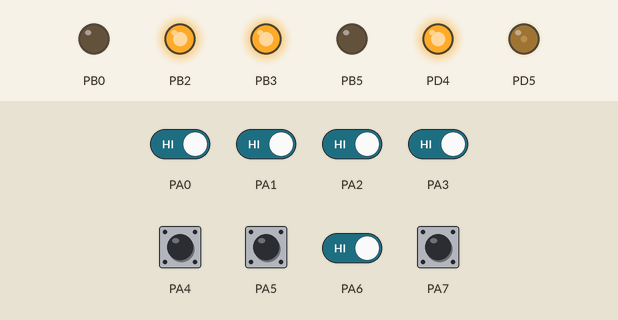
A program run on a simulated ATmega32, built with avr-gcc and emulated at 8 MHz. Parts: output pins drawn as LEDs (lit = HIGH). Dashed ring = blinking. The test bench sets the inputs (shaded band); at power-on: PA0–7 HIGH.

Above: at 1.2 s.
1.3 s: PA0 driven LOW
At 2.0 s:
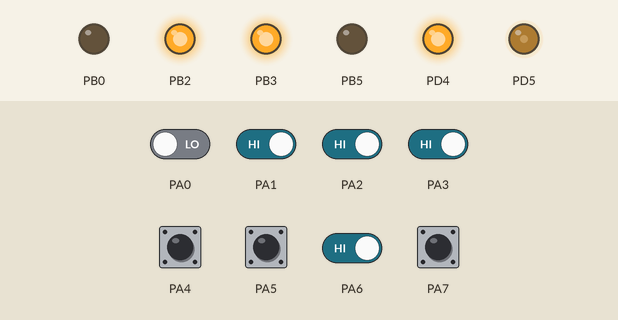
2.8 s: PA3 driven LOW
At 3.2 s:
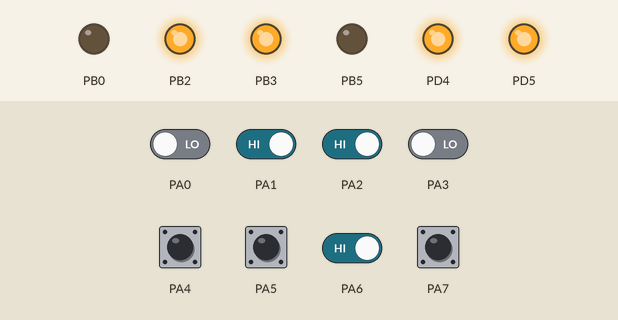
4.3 s: PA6 driven LOW
At 5.5 s:
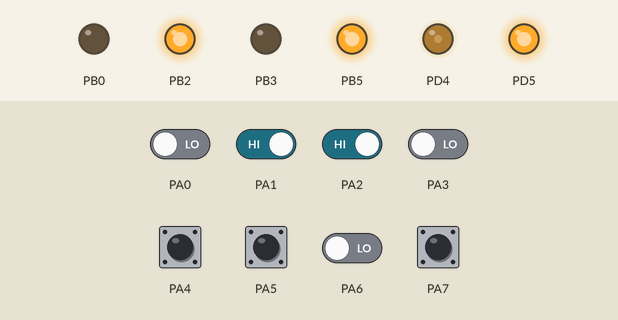
5.8 s: PA1 driven LOW
At 6.6 s:
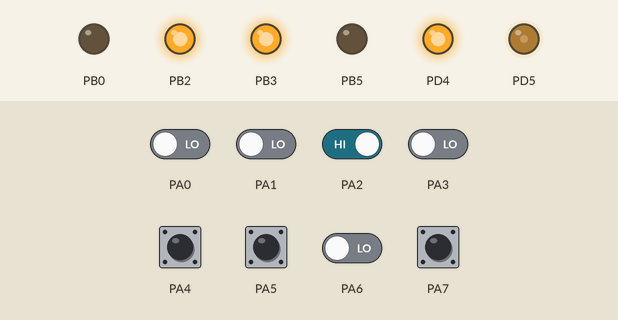
7.3 s: PA2 driven LOW
At 7.55 s:
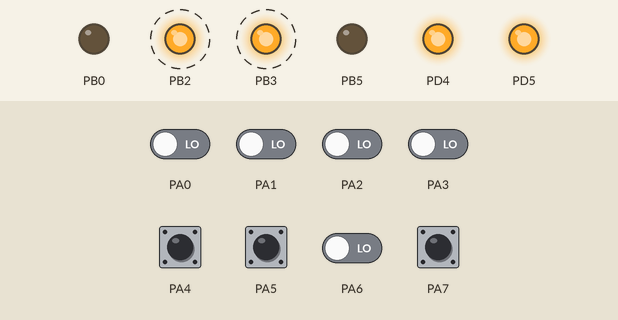
10.3 s: PA0 driven HIGH
At 11.3 s:
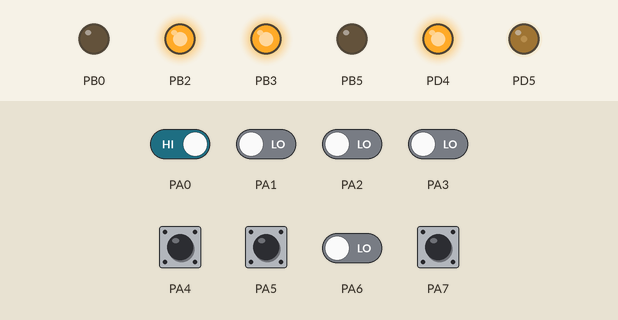
Timing chart, 0 to 12.8 s (numbered marks = the images above; inputs shaded):
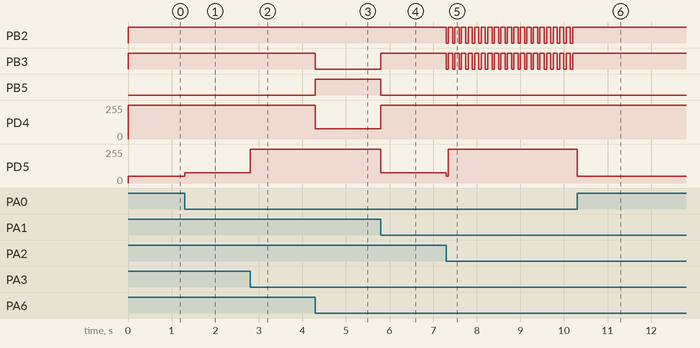

Measured:
- after the input at 1.3 s, PD5: 51/255 → 77/255 at once
- after the input at 2.8 s, PD5: 77/255 → 255/255 at once
- after the input at 4.3 s, PB3: HIGH → LOW at once; PB5: LOW → HIGH at once; PD4: 255/255 → 77/255 at once
- after the input at 5.8 s, PB3: LOW → HIGH at once; PB5: HIGH → LOW at once; PD4: 77/255 → 255/255 at once; PD5: 255/255 → 77/255 at once
- after the input at 7.3 s, PB2, PB3: alternates HIGH for 0.10 s and LOW for 0.05 s, starting at once; PD5: 77/255 → 255/255 at once
- after the input at 10.3 s, PB2, PB3: stops changing and stays HIGH; PD5: 255/255 → 51/255 at once

The program:

main.c
```c
/*
 * round 1 PWM code.c
 *
 * Created: 2/18/2018 11:37:22 PM
 * Author : hp
 */
#define F_CPU 8000000UL
#include <avr/io.h>
#include <avr/sfr_defs.h>
#include <util/delay.h>
int a=0;

void pwm_init()
{
	TCCR1A |= (1<<COM1A1) | (1<<COM1B1) | (1<<WGM11);
	TCCR1B |= (1<<WGM12) | (1<<WGM13) | (1<<CS11); // prescaling of 8
	ICR1 = 1000;         //top value for maximum output
}

void inch(void)
{
	forward();
	_delay_ms(100);
	stop();
}

void forward(void)
{
	OCR1A=1000;
	OCR1B=1000;
	PORTB=PORTB|(1<<PINB2);//m1 + m1 forward
	PORTB=PORTB&(~(1<<PINB0));//m1 -
	PORTB=PORTB|(1<<PINB3);//m2 + m2 forward
	PORTB=PORTB&(~(1<<PINB5));//m2 -
}
void backward(void)
{
	OCR1A=1000;
	OCR1B=1000;
	PORTB=PORTB&(~(1<<PINB2));//m1 - m1 backward
	PORTB=PORTB|(1<<PINB0);//m1 +
	PORTB=PORTB&(~(1<<PINB3));//m2 - m2 backward
	PORTB=PORTB|(1<<PINB5);//m2 +
}
void stop(void)
{
	PORTB=PORTB&(~(1<<PINB2));//m1 - m1 stop
	PORTB=PORTB&(~(1<<PINB0));//m1 -
	PORTB=PORTB&(~(1<<PINB3));//m2 - m2 stop
	PORTB=PORTB&(~(1<<PINB5));//m2 _
}
void hard_right(void)
{
	OCR1A=1000;
	OCR1B=300;
	PORTB=PORTB|(1<<PINB2);//m1 + m1 forward
	PORTB=PORTB&(~(1<<PINB0));//m1 -
	PORTB=PORTB&(~(1<<PINB3));//m2 - m2 backward
	PORTB=PORTB|(1<<PINB5);//m2 +

}
void hard_left(void)
{
	OCR1A=300;
	OCR1B=1000;
	PORTB=PORTB|(1<<PINB2);//m1 + m1 forward
	PORTB=PORTB&(~(1<<PINB0));//m1 -
	PORTB=PORTB|(1<<PINB3);//m2 + m2 forward
	PORTB=PORTB&(~(1<<PINB5));//m2 -
}
void right(void)
{
	OCR1A=1000;
	OCR1B=200;
	PORTB=PORTB|(1<<PINB2);//m1 + m1 forward
	PORTB=PORTB&(~(1<<PINB0));//m1 -
	PORTB=PORTB|(1<<PINB3);//m2 + m2 forward
	PORTB=PORTB&(~(1<<PINB5));//m2 -
}
void left(void)
{
	OCR1A=200;
	OCR1B=1000;
	PORTB=PORTB|(1<<PINB2);//m1 + m1 forward
	PORTB=PORTB&(~(1<<PINB0));//m1 -
	PORTB=PORTB|(1<<PINB3);//m2 + m2 forward
	PORTB=PORTB&(~(1<<PINB5));//m2 -
}
void u_turn(void)
{
	OCR1A=1000;
	OCR1B=1000;
	PORTB=PORTB|(1<<PINB2);//m1 + m1 forward
	PORTB=PORTB&(~(1<<PINB0));//m1 -
	PORTB=PORTB&(~(1<<PINB3));//m2 - m2 backward
	PORTB=PORTB|(1<<PINB5);//m2 +
	_delay_ms(50);
}
int main(void)
{
    /* Replace with your application code */
	pwm_init();
	DDRD = 0b00110000;
	DDRA=0b00000000;
	PORTA=0;
	DDRB=0b00101101;
	PORTB=0;
    while (1)
    {
		//sab band tb forward
		if(bit_is_clear(PINA,0)&&bit_is_clear(PINA,1)&&bit_is_clear(PINA,2)&&bit_is_clear(PINA,3)&&bit_is_clear(PINA,4)&&bit_is_clear(PINA,5)&&bit_is_clear(PINA,6)&&bit_is_clear(PINA,7))
		{
			forward();
		}


		//code 4
		else if(bit_is_clear(PINA,4)&&bit_is_clear(PINA,5)&&bit_is_clear(PINA,6)&&bit_is_clear(PINA,7))
		{
			stop();
			_delay_ms(50);
			inch();
			if(bit_is_set(PINA,0)&&bit_is_set(PINA,1)&&bit_is_set(PINA,2)&&bit_is_set(PINA,3)&&bit_is_set(PINA,4)&&bit_is_set(PINA,5)&&bit_is_set(PINA,6)&&bit_is_set(PINA,7))
			{
				hard_right();
			}
			else if(bit_is_clear(PINA,1)|bit_is_clear(PINA,2)|bit_is_clear(PINA,3)|bit_is_clear(PINA,4)|bit_is_clear(PINA,5)|bit_is_clear(PINA,6))
			{
				forward();
			}
			else
			{
				left();
			}
		}
		else if(bit_is_clear(PINA,3)&&bit_is_clear(PINA,4)&&bit_is_clear(PINA,5)&&bit_is_clear(PINA,6))
		{
			stop();
			_delay_ms(50);
			inch();
			if(bit_is_set(PINA,0)&&bit_is_set(PINA,1)&&bit_is_set(PINA,2)&&bit_is_set(PINA,3)&&bit_is_set(PINA,4)&&bit_is_set(PINA,5)&&bit_is_set(PINA,6)&&bit_is_set(PINA,7))
			{
				hard_right();
			}
			else if(bit_is_clear(PINA,1)|bit_is_clear(PINA,2)|bit_is_clear(PINA,3)|bit_is_clear(PINA,4)|bit_is_clear(PINA,5)|bit_is_clear(PINA,6))
			{
				forward();
			}
			else
			{
				left();
			}
		}

		else if(bit_is_clear(PINA,2)&&bit_is_clear(PINA,3)&&bit_is_clear(PINA,4)&&bit_is_clear(PINA,5))
		{
			forward();
			a=1;
		}

		else if(bit_is_clear(PINA,0)&&bit_is_clear(PINA,1)&&bit_is_clear(PINA,2)&&bit_is_clear(PINA,3))
		{
			stop();
			_delay_ms(50);
			inch();
			if(bit_is_set(PINA,0)&&bit_is_set(PINA,1)&&bit_is_set(PINA,2)&&bit_is_set(PINA,3)&&bit_is_set(PINA,4)&&bit_is_set(PINA,5)&&bit_is_set(PINA,6)&&bit_is_set(PINA,7))
			{
				hard_left();
			}
			else if(bit_is_clear(PINA,1)|bit_is_clear(PINA,2)|bit_is_clear(PINA,3)|bit_is_clear(PINA,4)|bit_is_clear(PINA,5)|bit_is_clear(PINA,6))
			{
				forward();
			}
			else
			{
				hard_right();
			}
		}
		else if(bit_is_clear(PINA,1)&&bit_is_clear(PINA,2)&&bit_is_clear(PINA,3)&&bit_is_clear(PINA,4))
		{
			stop();
			_delay_ms(50);
			inch();
			if(bit_is_set(PINA,0)&&bit_is_set(PINA,1)&&bit_is_set(PINA,2)&&bit_is_set(PINA,3)&&bit_is_set(PINA,4)&&bit_is_set(PINA,5)&&bit_is_set(PINA,6)&&bit_is_set(PINA,7))
			{
				hard_left();
			}
			else if(bit_is_clear(PINA,1)|bit_is_clear(PINA,2)|bit_is_clear(PINA,3)|bit_is_clear(PINA,4)|bit_is_clear(PINA,5)|bit_is_clear(PINA,6))
			{
				forward();
			}
			else
			{
				hard_right();
			}
		}


		//code for 3

		else if(bit_is_clear(PINA,5)&&bit_is_clear(PINA,6)&&bit_is_clear(PINA,7))
		{
			hard_right();
			a=5;
		}

		else if(bit_is_clear(PINA,4)&&bit_is_clear(PINA,5)&&bit_is_clear(PINA,6))
		{
			right();
			a=3;
		}

		else if(bit_is_clear(PINA,2)&&bit_is_clear(PINA,3)&&bit_is_clear(PINA,4))
		{
			forward();
			a=1;
		}

		else if(bit_is_clear(PINA,3)&&bit_is_clear(PINA,4)&&bit_is_clear(PINA,5))
		{
			forward();
			a=1;
		}

		else if(bit_is_clear(PINA,1)&&bit_is_clear(PINA,2)&&bit_is_clear(PINA,3))
		{
			left();
			a=2;
		}


		else if(bit_is_clear(PINA,0)&&bit_is_clear(PINA,1)&&bit_is_clear(PINA,2))
		{
			hard_left();
			a=4;
		}


		//code for 2

		else if(bit_is_clear(PINA,6)&&bit_is_clear(PINA,7))
		{
			hard_right();
			a=5;
		}

		else if(bit_is_clear(PINA,5)&&bit_is_clear(PINA,6))
		{
			right();
			a=3;
		}

		else if(bit_is_clear(PINA,2)&&bit_is_clear(PINA,3))
		{
			forward();
			a=1;
		}

		else if(bit_is_clear(PINA,3)&&bit_is_clear(PINA,4))
		{
			forward();
			a=1;
		}

		else if(bit_is_clear(PINA,4)&&bit_is_clear(PINA,5))
		{
			forward();
			a=1;
		}

		else if(bit_is_clear(PINA,1)&&bit_is_clear(PINA,2))
		{
			left();
			a=2;
		}

		else if(bit_is_clear(PINA,0)&&bit_is_clear(PINA,1))
		{
			hard_left();
			a=4;
		}


		//code for 1

		else if(bit_is_clear(PINA,6))
		{
			hard_right();
			a=5;
		}

		else if(bit_is_clear(PINA,7))
		{
			hard_right();
			a=5;
		}

		else if(bit_is_clear(PINA,5))
		{
			right();
			a=3;
		}

		else if(bit_is_clear(PINA,3))
		{
			forward();
			a=1;
		}

		else if(bit_is_clear(PINA,4))
		{
			forward();
			a=1;
		}

		else if(bit_is_clear(PINA,2))
		{
			left();
			a=2;
		}


		else if(bit_is_clear(PINA,0))
		{
			hard_left();
			a=4;
		}

		else if(bit_is_set(PINA,0)&&bit_is_set(PINA,1)&&bit_is_set(PINA,2)&&bit_is_set(PINA,3)&&bit_is_set(PINA,4)&&bit_is_set(PINA,5)&&bit_is_set(PINA,6)&&bit_is_set(PINA,7))
		{
			if(a==2|a==3|a==4|a==5)
			{
				u_turn();
			}
			else if(a==1)
			{
				hard_right();
			}
			else
			{
				left();
			}
		}


		else
		{

			if(a==1)
			{
				forward();
			}

			else if(a==2)
			{
				left();
			}

			else if(a==3)
			{
				right();
			}

			else if(a==4)
			{
				hard_left();
			}

			else if(a==5)
			{
				hard_right();
			}

			else
			{
				backward();
			}
		}
    }
}
```
